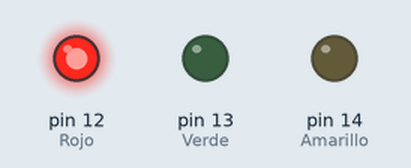
Simulated run of this sketch. Board: Arduino Uno, built with avr-gcc and run on an emulated ATmega328P. Parts: output pins drawn as LEDs (lit = HIGH).

Above: at 1.5 s.
At 3.5 s:
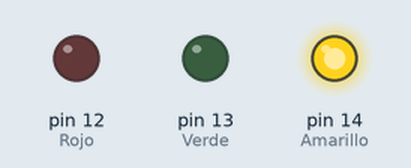
At 5.5 s:
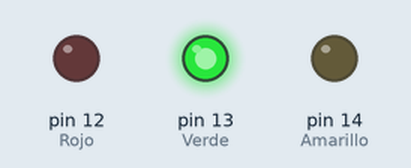
Timing chart, 0 to 10.4 s (numbered marks = the images above):
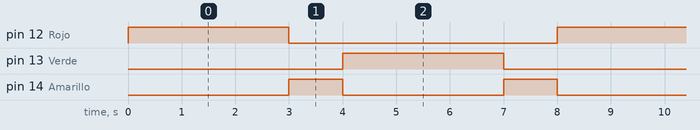

Measured:
- by itself, pin 12 (Rojo), pin 13 (Verde): alternates HIGH for 3.0 s and LOW for 5.0 s
- by itself, pin 14 (Amarillo): alternates HIGH for 1.0 s and LOW for 3.0 s
- by itself, everything shown: repeats every 8.0 s, in 5 steps

The sketch:

sketch_aug29a.ino
```cpp
void setup() {
    pinMode(12, OUTPUT);    // Rojo
  pinMode(14, OUTPUT);     // Amarillo
  pinMode(13, OUTPUT);     // Verde
}

void loop() {
  digitalWrite(12, HIGH);
  delay(3000);
  digitalWrite(12, LOW);
  digitalWrite(14, HIGH);
  delay(1000);
  digitalWrite(14, LOW);
  digitalWrite(13, HIGH);
  delay(3000);
  digitalWrite(13, LOW);
  digitalWrite(14, HIGH);
  delay(1000);
  digitalWrite(14, LOW);
}
```
